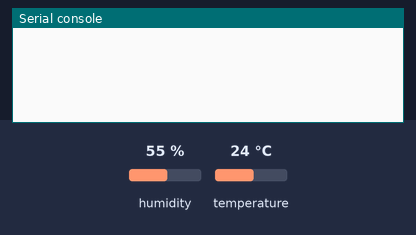
The program below on a simulated MicroPython board. Parts: the last lines printed to the serial console. The inputs (shaded band) are chosen by the test bench; at power-on: humidity 55 %, temperature 24 °C.

Above: at 1.2 s.
1.3 s: humidity set to 22 %
At 3.1 s:
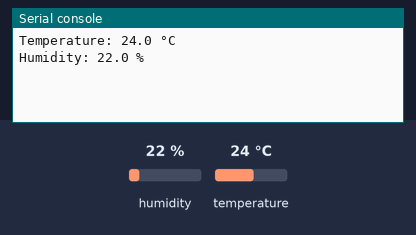
4.3 s: temperature set to 12 °C
At 6.7 s:
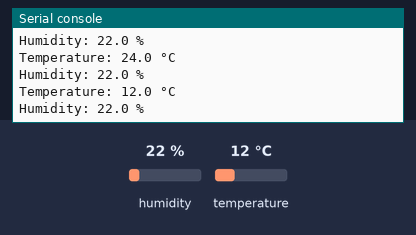
7.3 s: humidity set to 40 %
At 9.0 s:
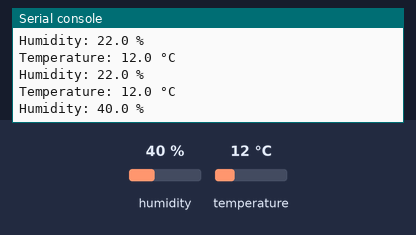

The program:

main2.py
```python
from machine import Pin
import utime as time
from dht import DHT11

# The GPIO number is 13 which is equal to the pin number 17
pin = Pin(13, Pin.OUT, Pin.PULL_DOWN)
sensor = DHT11(pin)

while True:
    time.sleep(2)
    try:
        sensor.measure()  # Measure the sensor values
        t = sensor.temperature()
        h = sensor.humidity()
        print("Temperature: {:.1f} °C".format(t))
        print("Humidity: {:.1f} %".format(h))
    except:
        print("An exception occurred")
        continue
```

Measured:
- after the input at 1.3 s, the serial console: prints a new line after 0.72 s (image 1)
- after the input at 4.3 s, the serial console: prints a new line after 1.8 s (image 2)
- after the input at 7.3 s, the serial console: prints a new line after 0.79 s (image 3)
